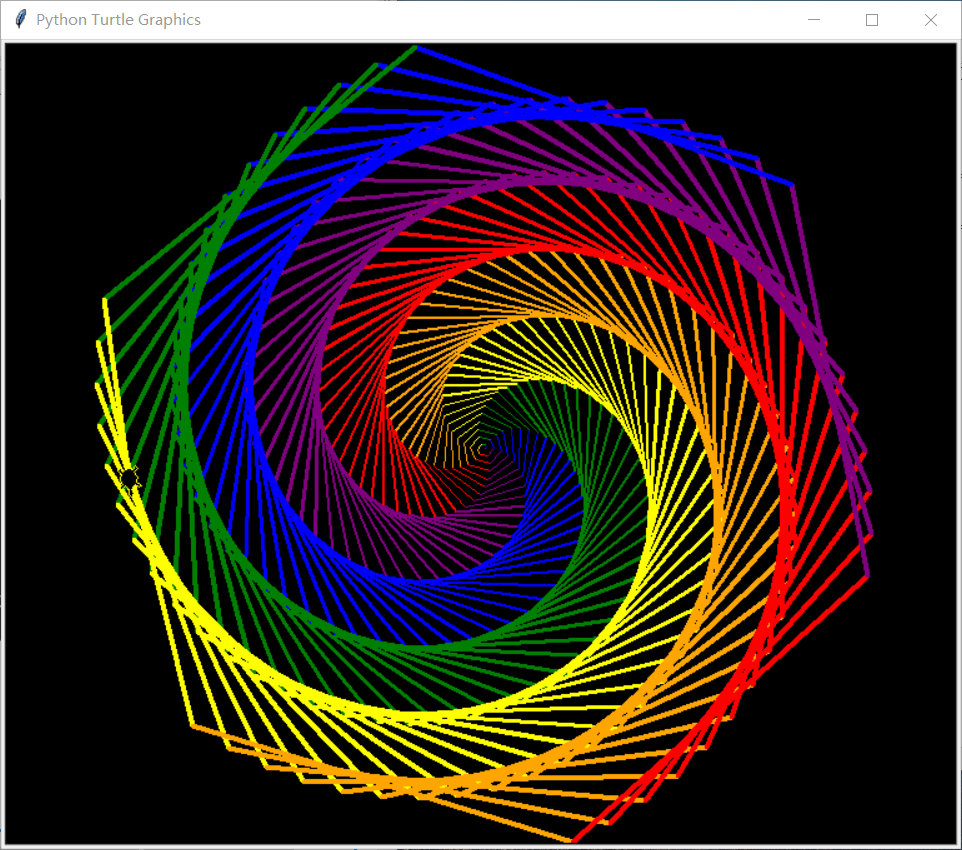

This chart was generated by the following Python code:
import turtle
colors=['red','purple','blue','green','yellow','orange']
t=turtle.Pen() #
t.shape('turtle') #
turtle.bgcolor('black') #
for i in range(360): #
    t.pencolor(colors[i%6]) #
    t.width(i/100+1) #
    t.forward(i) #
    t.left(59) #
